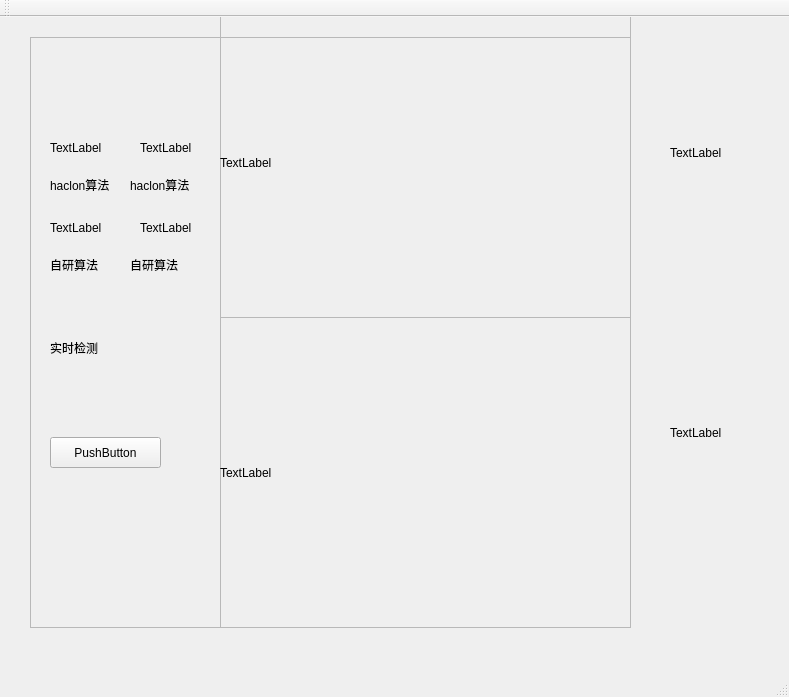
<?xml version="1.0" encoding="UTF-8"?>
<ui version="4.0">
 <class>MainWindow</class>
 <widget class="QMainWindow" name="MainWindow">
  <property name="geometry">
   <rect>
    <x>0</x>
    <y>0</y>
    <width>789</width>
    <height>697</height>
   </rect>
  </property>
  <property name="windowTitle">
   <string>MainWindow</string>
  </property>
  <widget class="QWidget" name="centralWidget">
   <widget class="QFrame" name="frame">
    <property name="geometry">
     <rect>
      <x>30</x>
      <y>20</y>
      <width>191</width>
      <height>591</height>
     </rect>
    </property>
    <property name="frameShape">
     <enum>QFrame::StyledPanel</enum>
    </property>
    <property name="frameShadow">
     <enum>QFrame::Raised</enum>
    </property>
    <widget class="QPushButton" name="pushButton">
     <property name="geometry">
      <rect>
       <x>20</x>
       <y>400</y>
       <width>111</width>
       <height>31</height>
      </rect>
     </property>
     <property name="text">
      <string>PushButton</string>
     </property>
    </widget>
    <widget class="QLabel" name="label">
     <property name="geometry">
      <rect>
       <x>20</x>
       <y>300</y>
       <width>111</width>
       <height>21</height>
      </rect>
     </property>
     <property name="text">
      <string>实时检测</string>
     </property>
    </widget>
    <widget class="QLabel" name="label_2">
     <property name="geometry">
      <rect>
       <x>20</x>
       <y>90</y>
       <width>61</width>
       <height>41</height>
      </rect>
     </property>
     <property name="text">
      <string>TextLabel</string>
     </property>
    </widget>
    <widget class="QLabel" name="label_3">
     <property name="geometry">
      <rect>
       <x>110</x>
       <y>90</y>
       <width>71</width>
       <height>41</height>
      </rect>
     </property>
     <property name="text">
      <string>TextLabel</string>
     </property>
    </widget>
    <widget class="QLabel" name="label_4">
     <property name="geometry">
      <rect>
       <x>20</x>
       <y>170</y>
       <width>51</width>
       <height>41</height>
      </rect>
     </property>
     <property name="text">
      <string>TextLabel</string>
     </property>
    </widget>
    <widget class="QLabel" name="label_5">
     <property name="geometry">
      <rect>
       <x>110</x>
       <y>170</y>
       <width>61</width>
       <height>41</height>
      </rect>
     </property>
     <property name="text">
      <string>TextLabel</string>
     </property>
    </widget>
    <widget class="QLabel" name="label_6">
     <property name="geometry">
      <rect>
       <x>20</x>
       <y>140</y>
       <width>71</width>
       <height>16</height>
      </rect>
     </property>
     <property name="text">
      <string>haclon算法</string>
     </property>
    </widget>
    <widget class="QLabel" name="label_7">
     <property name="geometry">
      <rect>
       <x>100</x>
       <y>140</y>
       <width>71</width>
       <height>16</height>
      </rect>
     </property>
     <property name="text">
      <string>haclon算法</string>
     </property>
    </widget>
    <widget class="QLabel" name="label_8">
     <property name="geometry">
      <rect>
       <x>20</x>
       <y>220</y>
       <width>71</width>
       <height>16</height>
      </rect>
     </property>
     <property name="text">
      <string>自研算法</string>
     </property>
    </widget>
    <widget class="QLabel" name="label_9">
     <property name="geometry">
      <rect>
       <x>100</x>
       <y>220</y>
       <width>71</width>
       <height>16</height>
      </rect>
     </property>
     <property name="text">
      <string>自研算法</string>
     </property>
    </widget>
   </widget>
   <widget class="QFrame" name="frame_2">
    <property name="geometry">
     <rect>
      <x>220</x>
      <y>-120</y>
      <width>411</width>
      <height>731</height>
     </rect>
    </property>
    <property name="frameShape">
     <enum>QFrame::StyledPanel</enum>
    </property>
    <property name="frameShadow">
     <enum>QFrame::Raised</enum>
    </property>
    <widget class="QFrame" name="frame_3">
     <property name="geometry">
      <rect>
       <x>0</x>
       <y>140</y>
       <width>411</width>
       <height>281</height>
      </rect>
     </property>
     <property name="frameShape">
      <enum>QFrame::StyledPanel</enum>
     </property>
     <property name="frameShadow">
      <enum>QFrame::Raised</enum>
     </property>
     <widget class="QLabel" name="label_12">
      <property name="geometry">
       <rect>
        <x>0</x>
        <y>-20</y>
        <width>411</width>
        <height>291</height>
       </rect>
      </property>
      <property name="text">
       <string>TextLabel</string>
      </property>
     </widget>
    </widget>
    <widget class="QFrame" name="frame_4">
     <property name="geometry">
      <rect>
       <x>0</x>
       <y>420</y>
       <width>411</width>
       <height>311</height>
      </rect>
     </property>
     <property name="frameShape">
      <enum>QFrame::StyledPanel</enum>
     </property>
     <property name="frameShadow">
      <enum>QFrame::Raised</enum>
     </property>
     <widget class="QLabel" name="label_13">
      <property name="geometry">
       <rect>
        <x>0</x>
        <y>0</y>
        <width>401</width>
        <height>311</height>
       </rect>
      </property>
      <property name="text">
       <string>TextLabel</string>
      </property>
     </widget>
    </widget>
   </widget>
   <widget class="QLabel" name="label_10">
    <property name="geometry">
     <rect>
      <x>670</x>
      <y>130</y>
      <width>54</width>
      <height>12</height>
     </rect>
    </property>
    <property name="text">
     <string>TextLabel</string>
    </property>
   </widget>
   <widget class="QLabel" name="label_11">
    <property name="geometry">
     <rect>
      <x>670</x>
      <y>410</y>
      <width>54</width>
      <height>12</height>
     </rect>
    </property>
    <property name="text">
     <string>TextLabel</string>
    </property>
   </widget>
  </widget>
  <widget class="QMenuBar" name="menuBar">
   <property name="geometry">
    <rect>
     <x>0</x>
     <y>0</y>
     <width>789</width>
     <height>23</height>
    </rect>
   </property>
  </widget>
  <widget class="QToolBar" name="mainToolBar">
   <attribute name="toolBarArea">
    <enum>TopToolBarArea</enum>
   </attribute>
   <attribute name="toolBarBreak">
    <bool>false</bool>
   </attribute>
  </widget>
  <widget class="QStatusBar" name="statusBar"/>
 </widget>
 <layoutdefault spacing="6" margin="11"/>
 <resources/>
 <connections/>
</ui>
